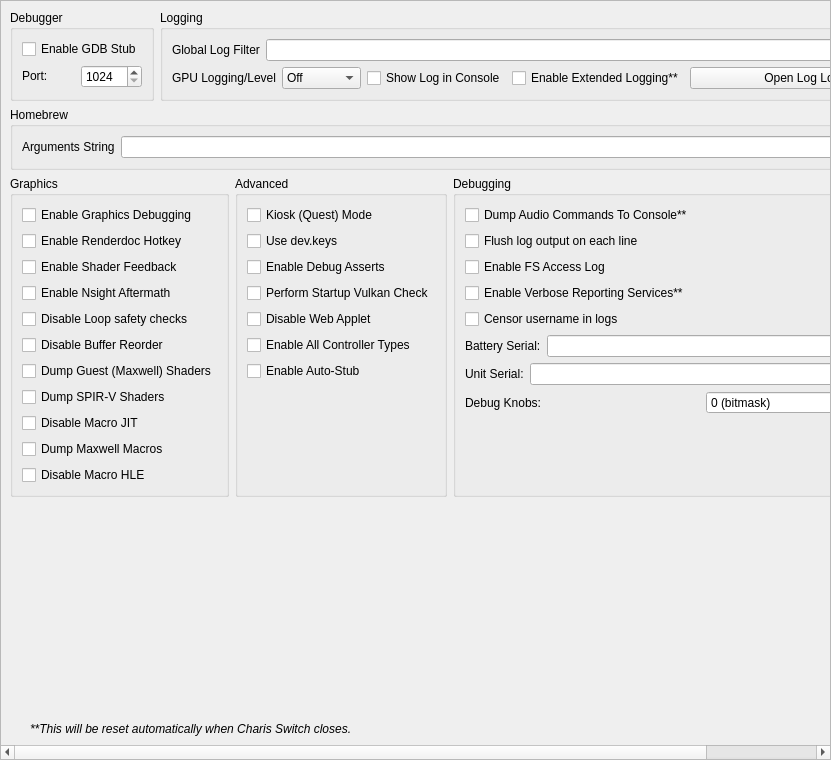
<?xml version="1.0" encoding="UTF-8"?>
<ui version="4.0">
 <class>ConfigureDebug</class>
 <widget class="QScrollArea" name="ConfigureDebug">
  <property name="geometry">
   <rect>
    <x>0</x>
    <y>0</y>
    <width>831</width>
    <height>760</height>
   </rect>
  </property>
  <property name="widgetResizable">
   <bool>true</bool>
  </property>
  <widget class="QWidget" name="widget">
   <property name="geometry">
    <rect>
     <x>0</x>
     <y>0</y>
     <width>829</width>
     <height>758</height>
    </rect>
   </property>
   <layout class="QVBoxLayout" name="verticalLayout_1">
    <item>
     <layout class="QHBoxLayout" name="horizontalLayout">
      <property name="topMargin">
       <number>0</number>
      </property>
      <item>
       <widget class="QGroupBox" name="groupBox">
        <property name="sizePolicy">
         <sizepolicy hsizetype="Preferred" vsizetype="Preferred">
          <horstretch>0</horstretch>
          <verstretch>0</verstretch>
         </sizepolicy>
        </property>
        <property name="title">
         <string>Debugger</string>
        </property>
        <property name="alignment">
         <set>Qt::AlignmentFlag::AlignLeading|Qt::AlignmentFlag::AlignLeft|Qt::AlignmentFlag::AlignTop</set>
        </property>
        <property name="flat">
         <bool>false</bool>
        </property>
        <property name="checkable">
         <bool>false</bool>
        </property>
        <layout class="QVBoxLayout" name="verticalLayout_3">
         <item>
          <widget class="QWidget" name="debug_widget" native="true">
           <property name="sizePolicy">
            <sizepolicy hsizetype="Preferred" vsizetype="Maximum">
             <horstretch>0</horstretch>
             <verstretch>0</verstretch>
            </sizepolicy>
           </property>
           <layout class="QVBoxLayout" name="verticalLayout">
            <property name="sizeConstraint">
             <enum>QLayout::SizeConstraint::SetDefaultConstraint</enum>
            </property>
            <property name="leftMargin">
             <number>0</number>
            </property>
            <property name="topMargin">
             <number>0</number>
            </property>
            <property name="rightMargin">
             <number>0</number>
            </property>
            <property name="bottomMargin">
             <number>0</number>
            </property>
            <item>
             <widget class="QCheckBox" name="toggle_gdbstub">
              <property name="sizePolicy">
               <sizepolicy hsizetype="Maximum" vsizetype="Maximum">
                <horstretch>0</horstretch>
                <verstretch>0</verstretch>
               </sizepolicy>
              </property>
              <property name="text">
               <string>Enable GDB Stub</string>
              </property>
             </widget>
            </item>
            <item>
             <widget class="QWidget" name="horizontalWidget_3" native="true">
              <property name="sizePolicy">
               <sizepolicy hsizetype="Preferred" vsizetype="Maximum">
                <horstretch>0</horstretch>
                <verstretch>0</verstretch>
               </sizepolicy>
              </property>
              <layout class="QHBoxLayout" name="horizontalLayout_3">
               <property name="leftMargin">
                <number>0</number>
               </property>
               <property name="topMargin">
                <number>0</number>
               </property>
               <property name="rightMargin">
                <number>0</number>
               </property>
               <property name="bottomMargin">
                <number>0</number>
               </property>
               <item>
                <widget class="QLabel" name="label_11">
                 <property name="sizePolicy">
                  <sizepolicy hsizetype="Minimum" vsizetype="Maximum">
                   <horstretch>0</horstretch>
                   <verstretch>0</verstretch>
                  </sizepolicy>
                 </property>
                 <property name="text">
                  <string>Port:</string>
                 </property>
                </widget>
               </item>
               <item>
                <widget class="QSpinBox" name="gdbport_spinbox">
                 <property name="sizePolicy">
                  <sizepolicy hsizetype="Preferred" vsizetype="Maximum">
                   <horstretch>0</horstretch>
                   <verstretch>0</verstretch>
                  </sizepolicy>
                 </property>
                 <property name="minimum">
                  <number>1024</number>
                 </property>
                 <property name="maximum">
                  <number>65535</number>
                 </property>
                </widget>
               </item>
              </layout>
             </widget>
            </item>
           </layout>
          </widget>
         </item>
        </layout>
       </widget>
      </item>
      <item>
       <widget class="QGroupBox" name="groupBox_2">
        <property name="sizePolicy">
         <sizepolicy hsizetype="Expanding" vsizetype="Preferred">
          <horstretch>0</horstretch>
          <verstretch>0</verstretch>
         </sizepolicy>
        </property>
        <property name="title">
         <string>Logging</string>
        </property>
        <layout class="QGridLayout" name="gridLayout_1">
         <item row="0" column="0" colspan="4">
          <widget class="QWidget" name="logging_widget" native="true">
           <property name="sizePolicy">
            <sizepolicy hsizetype="Preferred" vsizetype="Maximum">
             <horstretch>0</horstretch>
             <verstretch>0</verstretch>
            </sizepolicy>
           </property>
           <layout class="QHBoxLayout" name="horizontalLayout_1">
            <property name="leftMargin">
             <number>0</number>
            </property>
            <property name="topMargin">
             <number>0</number>
            </property>
            <property name="rightMargin">
             <number>0</number>
            </property>
            <property name="bottomMargin">
             <number>0</number>
            </property>
            <item>
             <widget class="QLabel" name="label_1">
              <property name="sizePolicy">
               <sizepolicy hsizetype="Preferred" vsizetype="Preferred">
                <horstretch>0</horstretch>
                <verstretch>0</verstretch>
               </sizepolicy>
              </property>
              <property name="text">
               <string>Global Log Filter</string>
              </property>
             </widget>
            </item>
            <item>
             <widget class="QLineEdit" name="log_filter_edit"/>
            </item>
           </layout>
          </widget>
         </item>
         <item row="1" column="0">
          <widget class="QWidget" name="gpu_log_level_widget" native="true">
           <property name="sizePolicy">
            <sizepolicy hsizetype="Preferred" vsizetype="Maximum">
             <horstretch>0</horstretch>
             <verstretch>0</verstretch>
            </sizepolicy>
           </property>
           <layout class="QHBoxLayout" name="gpu_log_level_layout">
            <property name="leftMargin">
             <number>0</number>
            </property>
            <property name="topMargin">
             <number>0</number>
            </property>
            <property name="rightMargin">
             <number>0</number>
            </property>
            <property name="bottomMargin">
             <number>0</number>
            </property>
            <item>
             <widget class="QLabel" name="gpu_log_level_label">
              <property name="text">
               <string>GPU Logging/Level</string>
              </property>
             </widget>
            </item>
            <item>
             <widget class="QComboBox" name="gpu_log_level">
              <property name="toolTip">
               <string>Detail level for GPU logs. Off disables logging entirely.</string>
              </property>
              <item>
               <property name="text">
                <string>Off</string>
               </property>
              </item>
              <item>
               <property name="text">
                <string>Errors</string>
               </property>
              </item>
              <item>
               <property name="text">
                <string>Standard</string>
               </property>
              </item>
              <item>
               <property name="text">
                <string>Verbose</string>
               </property>
              </item>
              <item>
               <property name="text">
                <string>All</string>
               </property>
              </item>
             </widget>
            </item>
           </layout>
          </widget>
         </item>
         <item row="1" column="1">
          <widget class="QCheckBox" name="toggle_console">
           <property name="text">
            <string>Show Log in Console</string>
           </property>
          </widget>
         </item>
         <item row="1" column="2">
          <widget class="QCheckBox" name="extended_logging">
           <property name="enabled">
            <bool>true</bool>
           </property>
           <property name="toolTip">
            <string>When checked, the max size of the log increases from 100 MB to 1 GB</string>
           </property>
           <property name="text">
            <string>Enable Extended Logging**</string>
           </property>
          </widget>
         </item>
         <item row="1" column="3">
          <widget class="QPushButton" name="open_log_button">
           <property name="sizePolicy">
            <sizepolicy hsizetype="Expanding" vsizetype="Maximum">
             <horstretch>1</horstretch>
             <verstretch>0</verstretch>
            </sizepolicy>
           </property>
           <property name="minimumSize">
            <size>
             <width>250</width>
             <height>0</height>
            </size>
           </property>
           <property name="text">
            <string>Open Log Location</string>
           </property>
          </widget>
         </item>
        </layout>
       </widget>
      </item>
     </layout>
    </item>
    <item>
     <widget class="QGroupBox" name="groupBox_3">
      <property name="title">
       <string>Homebrew</string>
      </property>
      <layout class="QVBoxLayout" name="verticalLayout_5">
       <item>
        <layout class="QHBoxLayout" name="horizontalLayout_4">
         <item>
          <widget class="QLabel" name="label_3">
           <property name="text">
            <string>Arguments String</string>
           </property>
          </widget>
         </item>
         <item>
          <widget class="QLineEdit" name="homebrew_args_edit"/>
         </item>
        </layout>
       </item>
      </layout>
     </widget>
    </item>
    <item>
     <layout class="QHBoxLayout" name="horizontalLayout_2">
      <item>
       <widget class="QGroupBox" name="groupBox_4">
        <property name="title">
         <string>Graphics</string>
        </property>
        <layout class="QGridLayout" name="gridLayout_2">
         <item row="4" column="0">
          <widget class="QCheckBox" name="disable_loop_safety_checks">
           <property name="toolTip">
            <string>When checked, it executes shaders without loop logic changes</string>
           </property>
           <property name="text">
            <string>Disable Loop safety checks</string>
           </property>
          </widget>
         </item>
         <item row="9" column="0">
          <widget class="QCheckBox" name="dump_macros">
           <property name="enabled">
            <bool>true</bool>
           </property>
           <property name="toolTip">
            <string>When checked, it will dump all the macro programs of the GPU</string>
           </property>
           <property name="text">
            <string>Dump Maxwell Macros</string>
           </property>
          </widget>
         </item>
         <item row="3" column="0">
          <widget class="QCheckBox" name="enable_nsight_aftermath">
           <property name="toolTip">
            <string>When checked, it enables Nsight Aftermath crash dumps</string>
           </property>
           <property name="text">
            <string>Enable Nsight Aftermath</string>
           </property>
          </widget>
         </item>
         <item row="6" column="0">
          <widget class="QCheckBox" name="dump_guest_shaders">
           <property name="enabled">
            <bool>true</bool>
           </property>
           <property name="toolTip">
            <string>When checked, it will dump original Maxwell guest shader bytecode (the input to the recompiler) as .ash files under DumpDir/shaders/. Useful for inspection with nvdisasm.</string>
           </property>
           <property name="text">
            <string>Dump Guest (Maxwell) Shaders</string>
           </property>
          </widget>
         </item>
         <item row="1" column="0">
          <widget class="QCheckBox" name="enable_renderdoc_hotkey">
           <property name="text">
            <string>Enable Renderdoc Hotkey</string>
           </property>
          </widget>
         </item>
         <item row="8" column="0">
          <widget class="QCheckBox" name="disable_macro_jit">
           <property name="enabled">
            <bool>true</bool>
           </property>
           <property name="toolTip">
            <string>When checked, it disables the macro Just In Time compiler. Enabling this makes games run slower</string>
           </property>
           <property name="text">
            <string>Disable Macro JIT</string>
           </property>
          </widget>
         </item>
         <item row="10" column="0">
          <widget class="QCheckBox" name="disable_macro_hle">
           <property name="enabled">
            <bool>true</bool>
           </property>
           <property name="toolTip">
            <string>When checked, it disables the macro HLE functions. Enabling this makes games run slower</string>
           </property>
           <property name="text">
            <string>Disable Macro HLE</string>
           </property>
          </widget>
         </item>
         <item row="0" column="0">
          <widget class="QCheckBox" name="enable_graphics_debugging">
           <property name="enabled">
            <bool>true</bool>
           </property>
           <property name="toolTip">
            <string>When checked, the graphics API enters a slower debugging mode</string>
           </property>
           <property name="text">
            <string>Enable Graphics Debugging</string>
           </property>
          </widget>
         </item>
         <item row="11" column="0">
          <spacer name="verticalSpacer_5">
           <property name="orientation">
            <enum>Qt::Orientation::Vertical</enum>
           </property>
           <property name="sizeType">
            <enum>QSizePolicy::Policy::Preferred</enum>
           </property>
           <property name="sizeHint" stdset="0">
            <size>
             <width>20</width>
             <height>0</height>
            </size>
           </property>
          </spacer>
         </item>
         <item row="2" column="0">
          <widget class="QCheckBox" name="enable_shader_feedback">
           <property name="toolTip">
            <string>When checked, Charis Switch will log statistics about the compiled pipeline cache</string>
           </property>
           <property name="text">
            <string>Enable Shader Feedback</string>
           </property>
          </widget>
         </item>
         <item row="5" column="0">
          <widget class="QCheckBox" name="disable_buffer_reorder">
           <property name="toolTip">
            <string>&lt;html&gt;&lt;head/&gt;&lt;body&gt;&lt;p&gt;When checked, disables reordering of mapped memory uploads which allows to associate uploads with specific draws. May reduce performance in some cases.&lt;/p&gt;&lt;/body&gt;&lt;/html&gt;</string>
           </property>
           <property name="text">
            <string>Disable Buffer Reorder</string>
           </property>
          </widget>
         </item>
         <item row="7" column="0">
          <widget class="QCheckBox" name="gpu_log_shader_dumps">
           <property name="toolTip">
            <string>When checked, it will dump the recompiler's output SPIR-V binaries (.spv) under LogDir/shaders/. Inspect via SPIRV-Tools (spirv-dis / spirv-cross / spirv-val) or RenderDoc.</string>
           </property>
           <property name="text">
            <string>Dump SPIR-V Shaders</string>
           </property>
          </widget>
         </item>
        </layout>
       </widget>
      </item>
      <item>
       <widget class="QGroupBox" name="groupBox_6">
        <property name="title">
         <string>Advanced</string>
        </property>
        <layout class="QGridLayout" name="gridLayout_4">
         <item row="3" column="0">
          <widget class="QCheckBox" name="perform_vulkan_check">
           <property name="toolTip">
            <string>Enables Charis Switch to check for a working Vulkan environment when the program starts up. Disable this if this is causing issues with external programs seeing Charis Switch.</string>
           </property>
           <property name="text">
            <string>Perform Startup Vulkan Check</string>
           </property>
          </widget>
         </item>
         <item row="4" column="0">
          <widget class="QCheckBox" name="disable_web_applet">
           <property name="text">
            <string>Disable Web Applet</string>
           </property>
          </widget>
         </item>
         <item row="5" column="0">
          <widget class="QCheckBox" name="enable_all_controllers">
           <property name="text">
            <string>Enable All Controller Types</string>
           </property>
          </widget>
         </item>
         <item row="6" column="0">
          <widget class="QCheckBox" name="use_auto_stub">
           <property name="text">
            <string>Enable Auto-Stub</string>
           </property>
          </widget>
         </item>
         <item row="0" column="0">
          <widget class="QCheckBox" name="quest_flag">
           <property name="text">
            <string>Kiosk (Quest) Mode</string>
           </property>
          </widget>
         </item>
         <item row="1" column="0">
          <widget class="QCheckBox" name="use_dev_keys">
           <property name="text">
            <string>Use dev.keys</string>
           </property>
          </widget>
         </item>
         <item row="2" column="0">
          <widget class="QCheckBox" name="use_debug_asserts">
           <property name="text">
            <string>Enable Debug Asserts</string>
           </property>
          </widget>
         </item>
         <item row="7" column="0">
          <spacer name="verticalSpacer_4">
           <property name="orientation">
            <enum>Qt::Orientation::Vertical</enum>
           </property>
           <property name="sizeType">
            <enum>QSizePolicy::Policy::Expanding</enum>
           </property>
           <property name="sizeHint" stdset="0">
            <size>
             <width>20</width>
             <height>0</height>
            </size>
           </property>
          </spacer>
         </item>
        </layout>
       </widget>
      </item>
      <item>
       <widget class="QGroupBox" name="groupBox_5">
        <property name="title">
         <string>Debugging</string>
        </property>
        <layout class="QGridLayout" name="gridLayout_3">
         <item row="6" column="0">
          <widget class="QWidget" name="serial_battery_widget" native="true">
           <property name="sizePolicy">
            <sizepolicy hsizetype="Preferred" vsizetype="Maximum">
             <horstretch>0</horstretch>
             <verstretch>0</verstretch>
            </sizepolicy>
           </property>
           <layout class="QHBoxLayout" name="horizontalLayout_11">
            <property name="leftMargin">
             <number>0</number>
            </property>
            <property name="topMargin">
             <number>0</number>
            </property>
            <property name="rightMargin">
             <number>0</number>
            </property>
            <property name="bottomMargin">
             <number>0</number>
            </property>
            <item>
             <widget class="QLabel" name="label_12">
              <property name="sizePolicy">
               <sizepolicy hsizetype="Preferred" vsizetype="Preferred">
                <horstretch>0</horstretch>
                <verstretch>0</verstretch>
               </sizepolicy>
              </property>
              <property name="text">
               <string>Battery Serial:</string>
              </property>
             </widget>
            </item>
            <item>
             <widget class="QLineEdit" name="serial_battery_edit"/>
            </item>
           </layout>
          </widget>
         </item>
         <item row="8" column="0">
          <widget class="QWidget" name="debug_knobs_widget" native="true">
           <property name="sizePolicy">
            <sizepolicy hsizetype="Preferred" vsizetype="Maximum">
             <horstretch>0</horstretch>
             <verstretch>0</verstretch>
            </sizepolicy>
           </property>
           <layout class="QHBoxLayout" name="horizontalLayout_debug_knobs">
            <property name="leftMargin">
             <number>0</number>
            </property>
            <property name="topMargin">
             <number>0</number>
            </property>
            <property name="rightMargin">
             <number>0</number>
            </property>
            <property name="bottomMargin">
             <number>0</number>
            </property>
            <item>
             <widget class="QLabel" name="label_debug_knobs">
              <property name="sizePolicy">
               <sizepolicy hsizetype="Preferred" vsizetype="Preferred">
                <horstretch>0</horstretch>
                <verstretch>0</verstretch>
               </sizepolicy>
              </property>
              <property name="text">
               <string>Debug Knobs:</string>
              </property>
             </widget>
            </item>
            <item>
             <widget class="QSpinBox" name="debug_knobs_spinbox">
              <property name="minimum">
               <number>0</number>
              </property>
              <property name="maximum">
               <number>65535</number>
              </property>
              <property name="toolTip">
               <string>Bitmask for quick development toggles</string>
              </property>
              <property name="statusTip">
               <string>Set debug knobs (bitmask)</string>
              </property>
              <property name="whatsThis">
               <string>16-bit debug knob set for quick development toggles</string>
              </property>
              <property name="suffix">
               <string> (bitmask)</string>
              </property>
             </widget>
            </item>
           </layout>
          </widget>
         </item>
         <item row="7" column="0">
          <widget class="QWidget" name="serial_board_widget" native="true">
           <property name="sizePolicy">
            <sizepolicy hsizetype="Preferred" vsizetype="Maximum">
             <horstretch>0</horstretch>
             <verstretch>0</verstretch>
            </sizepolicy>
           </property>
           <layout class="QHBoxLayout" name="horizontalLayout_12">
            <property name="leftMargin">
             <number>0</number>
            </property>
            <property name="topMargin">
             <number>0</number>
            </property>
            <property name="rightMargin">
             <number>0</number>
            </property>
            <property name="bottomMargin">
             <number>0</number>
            </property>
            <item>
             <widget class="QLabel" name="label_13">
              <property name="sizePolicy">
               <sizepolicy hsizetype="Preferred" vsizetype="Preferred">
                <horstretch>0</horstretch>
                <verstretch>0</verstretch>
               </sizepolicy>
              </property>
              <property name="text">
               <string>Unit Serial:</string>
              </property>
             </widget>
            </item>
            <item>
             <widget class="QLineEdit" name="serial_board_edit"/>
            </item>
           </layout>
          </widget>
         </item>
         <item row="20" column="0">
          <spacer name="verticalSpacer_3">
           <property name="orientation">
            <enum>Qt::Orientation::Vertical</enum>
           </property>
           <property name="sizeType">
            <enum>QSizePolicy::Policy::Expanding</enum>
           </property>
           <property name="sizeHint" stdset="0">
            <size>
             <width>20</width>
             <height>0</height>
            </size>
           </property>
          </spacer>
         </item>
         <item row="1" column="0">
          <widget class="QCheckBox" name="dump_audio_commands">
           <property name="toolTip">
            <string>Enable this to output the latest generated audio command list to the console. Only affects games using the audio renderer.</string>
           </property>
           <property name="text">
            <string>Dump Audio Commands To Console**</string>
           </property>
          </widget>
         </item>
         <item row="2" column="0">
          <widget class="QCheckBox" name="flush_line">
           <property name="text">
            <string>Flush log output on each line</string>
           </property>
          </widget>
         </item>
         <item row="3" column="0">
          <widget class="QCheckBox" name="fs_access_log">
           <property name="text">
            <string>Enable FS Access Log</string>
           </property>
          </widget>
         </item>
         <item row="4" column="0">
          <widget class="QCheckBox" name="reporting_services">
           <property name="text">
            <string>Enable Verbose Reporting Services**</string>
           </property>
          </widget>
         </item>
         <item row="5" column="0">
          <widget class="QCheckBox" name="censor_username">
           <property name="text">
            <string>Censor username in logs</string>
           </property>
          </widget>
         </item>
        </layout>
       </widget>
      </item>
     </layout>
    </item>
    <item>
     <spacer name="verticalSpacer">
      <property name="orientation">
       <enum>Qt::Orientation::Vertical</enum>
      </property>
      <property name="sizeHint" stdset="0">
       <size>
        <width>20</width>
        <height>0</height>
       </size>
      </property>
     </spacer>
    </item>
    <item>
     <widget class="QLabel" name="label_5">
      <property name="sizePolicy">
       <sizepolicy hsizetype="Expanding" vsizetype="Preferred">
        <horstretch>0</horstretch>
        <verstretch>0</verstretch>
       </sizepolicy>
      </property>
      <property name="font">
       <font>
        <italic>true</italic>
       </font>
      </property>
      <property name="text">
    <string>**This will be reset automatically when Charis Switch closes.</string>
      </property>
      <property name="indent">
       <number>20</number>
      </property>
     </widget>
    </item>
   </layout>
  </widget>
 </widget>
 <tabstops>
  <tabstop>log_filter_edit</tabstop>
  <tabstop>toggle_console</tabstop>
  <tabstop>extended_logging</tabstop>
  <tabstop>open_log_button</tabstop>
  <tabstop>homebrew_args_edit</tabstop>
  <tabstop>enable_graphics_debugging</tabstop>
  <tabstop>enable_shader_feedback</tabstop>
  <tabstop>enable_nsight_aftermath</tabstop>
  <tabstop>fs_access_log</tabstop>
  <tabstop>reporting_services</tabstop>
  <tabstop>quest_flag</tabstop>
  <tabstop>use_debug_asserts</tabstop>
 </tabstops>
 <resources/>
 <connections/>
</ui>
